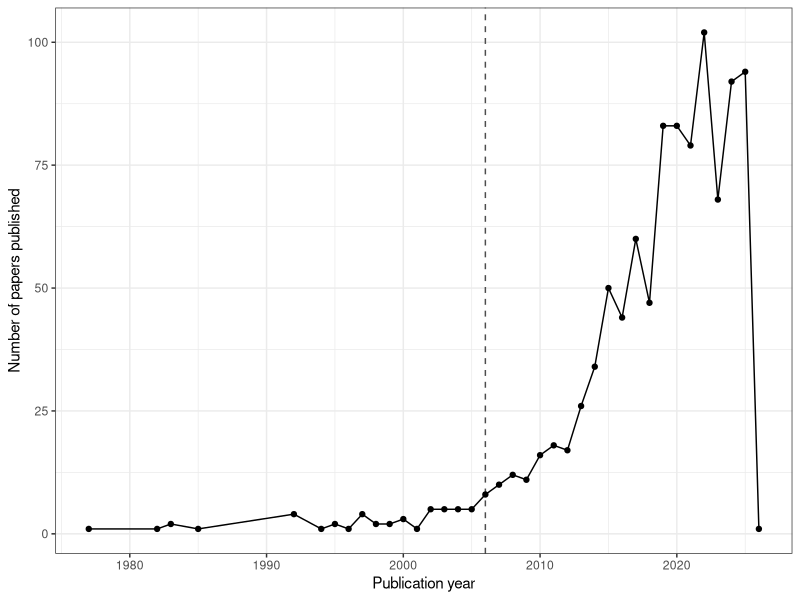
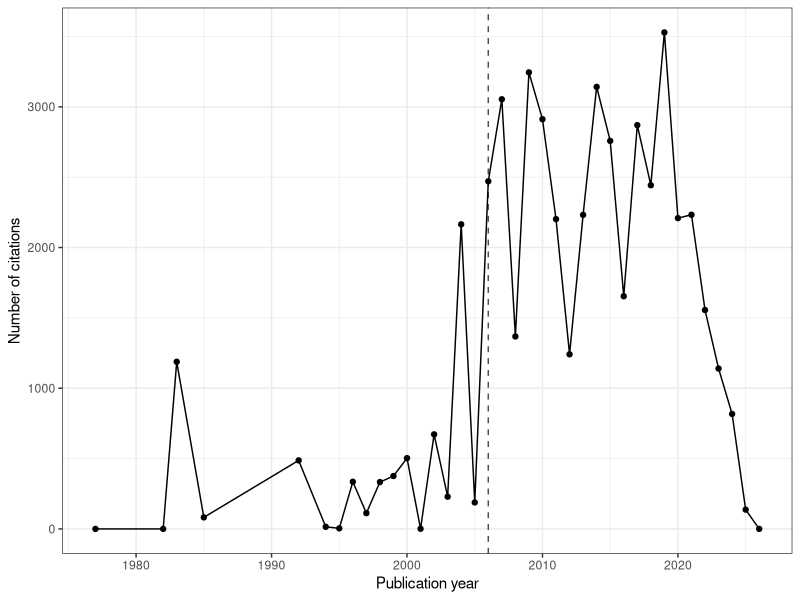
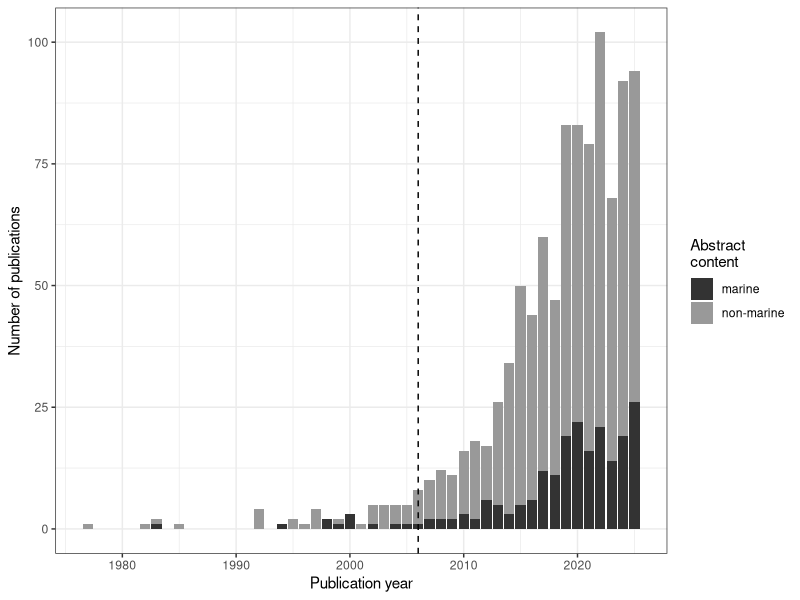
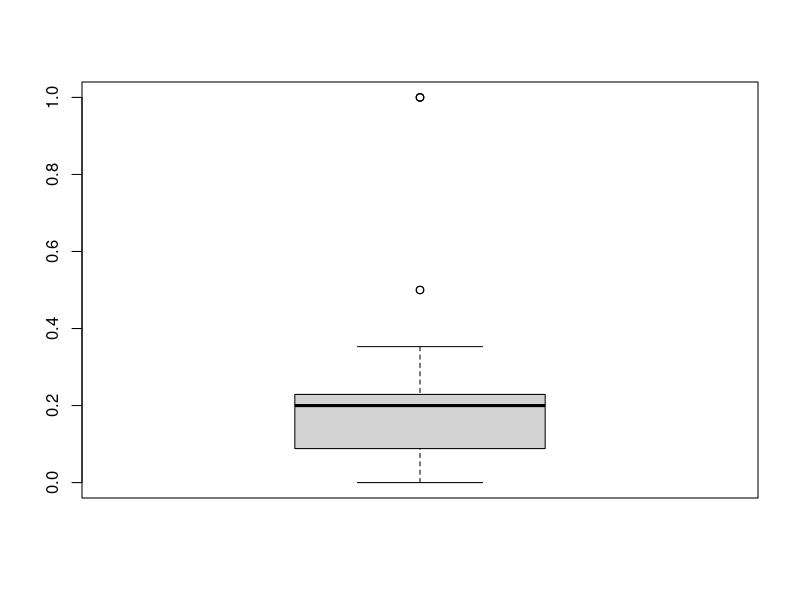

Write the R code that produced these figures, in order. (Note: this script raises an error after producing the figures.)
##-----------------------------------------------##
##  METHODS IN ECOLOGY AND EVOLUTION REVIEW      ##
##  Quantifying and defining marine novelty      ##
##  Emer Cunningham - November 2025              ##
##-----------------------------------------------##

# load packages
library(readxl)
library(tidyverse)

# load Web of Science searches -- 7 November 2025
# query link below, downloaded top 1000 most relevant search results
# https://www.webofscience.com/wos/woscc/summary/204dbc23-69f9-4d29-9dd2-e3d19d1a2d4a-018716c2f8/0502142a-9a8e-40c6-bc27-5046ff867728-018716bbbd/relevance/1
# i.e., (((TS = novel ecosyste*) OR (TS = ecological novelty)) OR (TS = novel ecolog*))
wos_dat <- read_excel("data/savedrecs.xls")

# or for lots of novelties
# https://www.webofscience.com/wos/woscc/summary/91e1ec67-1fa8-4773-9eed-48d78cdb3cf2-0187179bf9/0feaa463-29fb-49c6-a76c-dac0b930afa8-0187179bc4/relevance/1
# ((((((((TS = novel ecosyste*) OR (TS = novel ecolog*)) OR (TS = ecological novelty)) 
# OR (TS = novel communit*)) OR (TS = novel compositio*)) OR (TS = novel stat*)) 
# OR (TS = novel species)) OR (TS = novel assemblag*))
#wos_dat <- read_excel("data/savedrecs (1).xls")

#

##### 1. explore and test #####

# check
head(wos_dat)
names(wos_dat)

# let's clean some things up -- select and rename columns
wos_dat <- wos_dat %>%
  rename_all(tolower) %>%
  select("document type", "publication year", "publication date", 
         "article title", "source title", "language",
         "authors", "author keywords", "abstract", 
         "times cited, all databases", "publisher") %>%
  rename_with(~ gsub(" ","_", .x), contains(" "))

# some summary tables:

# types of literature
summary_doc_type_dat <- wos_dat %>%
  group_by(document_type) %>%
  summarise(count = n()) %>%
  ungroup() %>%
  arrange(desc(count))

summary_doc_type_dat

# publishing papers and getting citations over time
summary_year_dat <- wos_dat %>%
  group_by(publication_year) %>%
  summarise(papers = n(),
            citations = sum(`times_cited,_all_databases`, na.rm = TRUE)) %>%
  ungroup() %>%
  arrange(desc(publication_year))

summary_year_dat

# visualise
plot_publications <- ggplot(data = summary_year_dat,
                            aes(x = publication_year, y = papers)) +
  labs(x = "Publication year", 
       y = "Number of papers published") +
  geom_vline(xintercept = 2006, lty = 2, col = "grey30") +
  geom_point() +
  geom_line() +
  theme_bw()

plot_citations <- ggplot(data = summary_year_dat,
                         aes(x = publication_year, y = citations)) +
  labs(x = "Publication year", 
       y = "Number of citations") +
  geom_vline(xintercept = 2006, lty = 2, col = "grey30") +
  geom_point() +
  geom_line() +
  theme_bw()

plot_publications
plot_citations

#

# # languages
# summary_language_dat <- wos_dat %>%
#   group_by(language) %>%
#   summarise(count = n()) %>%
#   ungroup() %>%
#   arrange(desc(count))
# 
# summary_language_dat
# # why doesn't language pop up as anything? it's all NA values?

#

# search for marine / ocean / coast / water / aquatic / salt

# simple table search
wos_dat %>%
  pull(article_title) %>%
  str_detect(pattern = "marine") %>%
  table()

# create a vector of marine terms to look for
marine_terms <- c("marine", "aquatic", "ocean", "coast", "water")

# we're happy to find any one of these terms -- use the "or" symbol
marine_terms_or <- paste(marine_terms, collapse = "|")

# detect these strings in the title and abstract of each article
wos_dat <- wos_dat %>%
  mutate(watery_title = case_when(str_detect(article_title,
                                             marine_terms_or) == TRUE  ~ "marine",
                                  .default = "non-marine")) %>%
  mutate(watery_abstract = case_when(str_detect(abstract,
                                                marine_terms_or) == TRUE ~ "marine",
                                     .default = "non-marine"))

# what are our proportions looking like?
table(wos_dat$watery_title)
table(wos_dat$watery_abstract)

#

# re-do the papers over time by marine and non-marine contributions
watery_abstract_dat <- wos_dat %>%
  group_by(publication_year, watery_abstract) %>%
  summarise(papers = n(),
            citations = sum(`times_cited,_all_databases`, na.rm = TRUE)) %>%
  ungroup() %>%
  arrange(desc(publication_year)) %>%
  filter(publication_year != 2026)

watery_abstract_dat

# stacked bar plot
plot_marine_abstract <- ggplot(watery_abstract_dat,
                               aes(x = publication_year, y = papers,
                                   fill = watery_abstract)) + 
  geom_bar(position = position_stack(reverse = TRUE),
           stat = "identity") +
  scale_fill_manual(values = c("grey20", "grey60")) +
  labs(x = "Publication year", y = "Number of publications",
       fill = "Abstract\ncontent") +
  geom_vline(xintercept = 2006, lty = 2) +
  theme_bw()

plot_marine_abstract

#

# proportion?

# re-do the papers over time by marine and non-marine contributions
prop_marine_dat <- wos_dat %>%
  group_by(publication_year) %>%
  summarise(papers = n(),
            proportion = length(which(watery_abstract == "marine"))/n()) %>%
  ungroup() %>%
  arrange(desc(publication_year)) %>%
  filter(publication_year != 2026)

# summary on that!
boxplot(prop_marine_dat$proportion)
mean(prop_marine_dat$proportion) # on average, a proportion of 22.88% of studies
# even MENTION marine or aquatic (eco)systems

# what about the "recent" studies, after 2006 (Hobbs novel ecosystems)
prop_marine_dat %>%
  filter(publication_year > 2006) %>%
  pull(proportion) %>%
  mean() # 19.70% of studies post-Hobbs have even MENTIONED the marine world

#

# let's now filter for all the abstracts identified as "watery"
# what do they actually discuss? what scientific contribution? quantitative?
watery_wos_dat <- wos_dat %>%
  filter(watery_abstract == "marine")

table(watery_wos_dat$watery_title) # woah only 22.60% of their TITLES are watery
# marine    non-marine 
# 47        161 

# read some abstracts? firstly of the watery abstract ones
# we could export these, and put them into excel again after manually assigning
# them a Y/N relevance and a Y/N quantitative (or qual, quant, theory, review)
write.csv(watery_wos_dat, "output/watery-web-of-science-results.csv")

#

#

#

#
